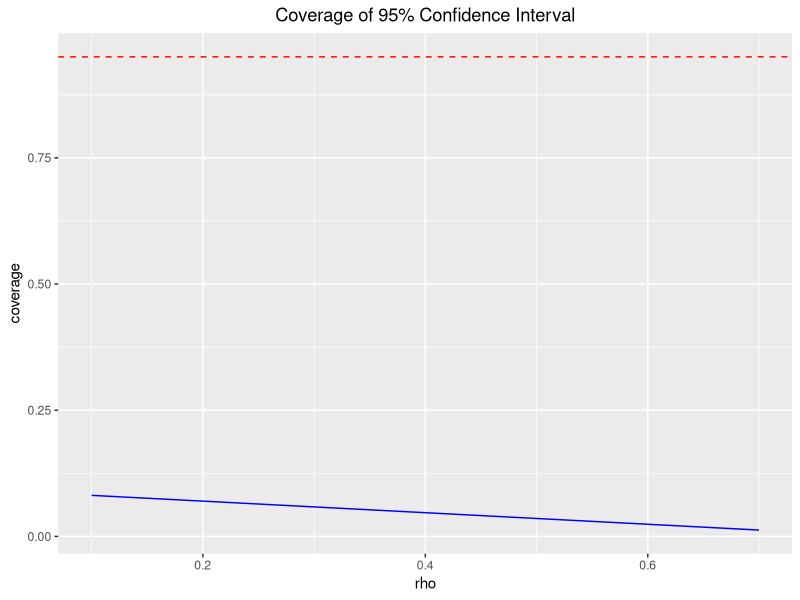
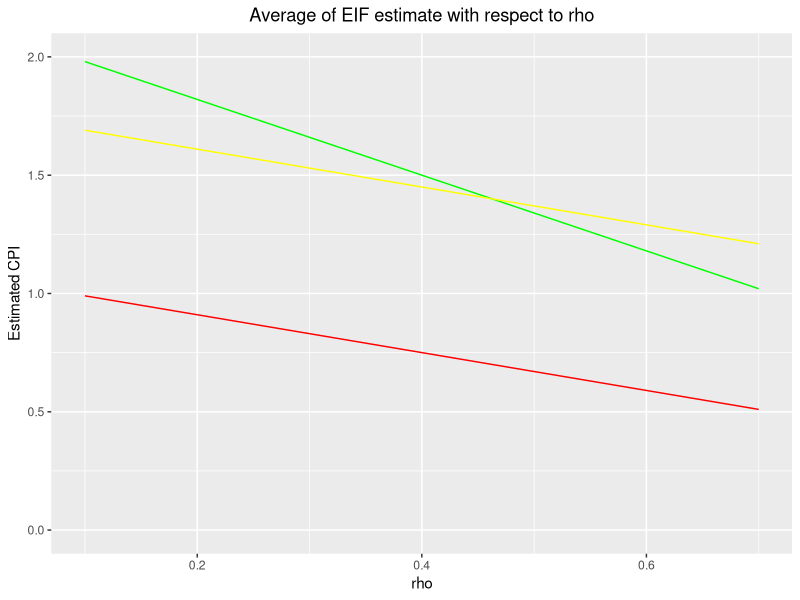

These figures' R source, in order: (Note: this script raises an error after producing the figures.)
library(ggplot2)
setwd("~/Working/Ning/Giles_Project_1/Code/Lu_Implementation/11-16")

rho_1 = read.table("./true_sim_160_withforest_1rho_200N.csv", sep=" ")
rho_1 = data.matrix(rho_1)

rho_7 = read.table("./true_sim_160_withforest_7rho_200N.csv", sep=" ")
rho_7 = data.matrix(rho_7)


coverage = rowMeans(rbind(rho_1[3, ], rho_7[3, ]))
mean_result = rowMeans(rbind(rho_1[1, ], rho_7[1, ]))
empirical_est = rowMeans(rbind(rho_1[2, ],rho_7[2, ]))
bias_result = mean_result - 2*(1-c(.1, .7)^2)
#plot(x = c(.1,.7), y = coverage)
#lines(x = c(.1,.7), y = coverage)
#plot(x = c(.1,.7), y = bias_result)
#lines(x = c(.1,.7), y = abs(bias_result))

plot_data = data.frame(rho = c(.1, .7), coverage = coverage, 
                       estimate = mean_result, not = 1-c(.1,.7)^2, 
                       twice = 2*(1-c(.1,.7)^2),
                       plus = (1-c(.1,.7)^2+.7))

coverage_plot = ggplot(data = plot_data, aes(x = rho) )+
  geom_line(aes(x = rho, y = coverage), color = "blue") +
  geom_hline(yintercept = 0.95, linetype = "dashed", color = "red") +
  xlab("rho") +
  ylab("coverage")+ 
  ggtitle("Coverage of 95% Confidence Interval") +
  theme(plot.title = element_text(hjust = 0.5))

estimate_plot = ggplot(data = plot_data, aes(x = rho))+  ylim(0,2)+
  geom_line(aes(x = rho, y = estimate, color = "estimate"), color = "blue") +
  geom_line(aes(x = rho, y = not, color = "1-rho^2"),  color = "red") +
  geom_line(aes(x = rho, y = twice, color = "2-2rho^2"),  color = "green") +
  geom_line(aes(x = rho, y = plus), color = "yellow")+
  xlab("rho") +
  ylab("Estimated CPI")+ 
  ggtitle("Average of EIF estimate with respect to rho") +
  theme(plot.title = element_text(hjust = 0.5)) +
  labs(color = "Legend Title")

mean_plot = ggplot(data = plot_data, aes(x = rho))+  ylim(0,2)+ 
  geom_line(aes(x = rho, y = not, color = "1-rho^2"),  color = "red")+
  geom_line(aes(x = rho, y = ls, color = "1-rho^2"),  color = "blue") +
  geom_line(aes(x = rho, y = forest, color = "1-rho^2"),  color = "green") +
  ggtitle("Plug in for E(f - f_-1) results") +
  ylab("Estimated Value")+
  theme(plot.title = element_text(hjust = 0.5))

